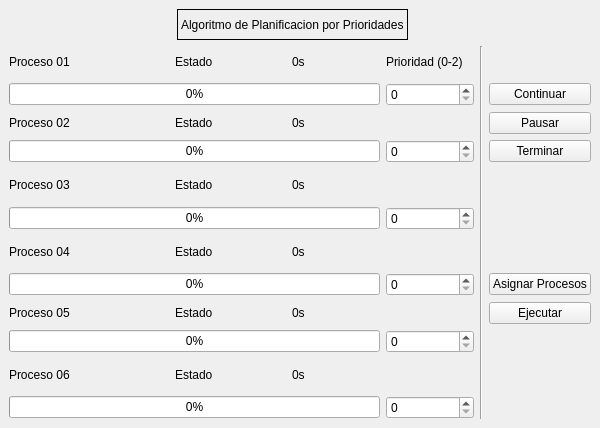
<?xml version="1.0" encoding="UTF-8"?>
<ui version="4.0">
 <class>MainWindow</class>
 <widget class="QMainWindow" name="MainWindow">
  <property name="geometry">
   <rect>
    <x>0</x>
    <y>0</y>
    <width>600</width>
    <height>428</height>
   </rect>
  </property>
  <property name="windowTitle">
   <string>Priority</string>
  </property>
  <widget class="QWidget" name="centralwidget">
   <layout class="QGridLayout" name="gridLayout">
    <item row="3" column="0" colspan="4">
     <widget class="QProgressBar" name="progressBar_p1">
      <property name="value">
       <number>0</number>
      </property>
     </widget>
    </item>
    <item row="4" column="0">
     <widget class="QLabel" name="label_p2">
      <property name="text">
       <string>Proceso 02</string>
      </property>
     </widget>
    </item>
    <item row="13" column="4">
     <widget class="QSpinBox" name="spinBox_p6">
      <property name="maximum">
       <number>2</number>
      </property>
     </widget>
    </item>
    <item row="8" column="1" colspan="2" alignment="Qt::AlignHCenter">
     <widget class="QLabel" name="label_status_p4">
      <property name="text">
       <string>Estado</string>
      </property>
     </widget>
    </item>
    <item row="3" column="4">
     <widget class="QSpinBox" name="spinBox_p1">
      <property name="maximum">
       <number>2</number>
      </property>
     </widget>
    </item>
    <item row="8" column="3">
     <widget class="QLabel" name="label_time_p4">
      <property name="text">
       <string>0s</string>
      </property>
     </widget>
    </item>
    <item row="6" column="0">
     <widget class="QLabel" name="label_p3">
      <property name="text">
       <string>Proceso 03</string>
      </property>
     </widget>
    </item>
    <item row="2" column="5" rowspan="12">
     <widget class="Line" name="line">
      <property name="orientation">
       <enum>Qt::Vertical</enum>
      </property>
     </widget>
    </item>
    <item row="4" column="6">
     <widget class="QPushButton" name="pushButton_pause">
      <property name="text">
       <string>Pausar</string>
      </property>
     </widget>
    </item>
    <item row="13" column="0" colspan="4">
     <widget class="QProgressBar" name="progressBar_p6">
      <property name="value">
       <number>0</number>
      </property>
     </widget>
    </item>
    <item row="10" column="1" colspan="2" alignment="Qt::AlignHCenter">
     <widget class="QLabel" name="label_status_p5">
      <property name="text">
       <string>Estado</string>
      </property>
     </widget>
    </item>
    <item row="12" column="1" colspan="2" alignment="Qt::AlignHCenter">
     <widget class="QLabel" name="label_status_p6">
      <property name="text">
       <string>Estado</string>
      </property>
     </widget>
    </item>
    <item row="10" column="3">
     <widget class="QLabel" name="label_time_p5">
      <property name="text">
       <string>0s</string>
      </property>
     </widget>
    </item>
    <item row="9" column="4">
     <widget class="QSpinBox" name="spinBox_p4">
      <property name="maximum">
       <number>2</number>
      </property>
     </widget>
    </item>
    <item row="11" column="4">
     <widget class="QSpinBox" name="spinBox_p5">
      <property name="maximum">
       <number>2</number>
      </property>
     </widget>
    </item>
    <item row="2" column="1" colspan="2" alignment="Qt::AlignHCenter">
     <widget class="QLabel" name="label_status_p1">
      <property name="text">
       <string>Estado</string>
      </property>
     </widget>
    </item>
    <item row="2" column="4">
     <widget class="QLabel" name="label_priority">
      <property name="text">
       <string>Prioridad (0-2)</string>
      </property>
     </widget>
    </item>
    <item row="10" column="6">
     <widget class="QPushButton" name="pushButton_execute">
      <property name="text">
       <string>Ejecutar</string>
      </property>
     </widget>
    </item>
    <item row="5" column="4">
     <widget class="QSpinBox" name="spinBox_p2">
      <property name="maximum">
       <number>2</number>
      </property>
     </widget>
    </item>
    <item row="5" column="6">
     <widget class="QPushButton" name="pushButton_finish">
      <property name="text">
       <string>Terminar</string>
      </property>
     </widget>
    </item>
    <item row="8" column="0">
     <widget class="QLabel" name="label_p4">
      <property name="text">
       <string>Proceso 04</string>
      </property>
     </widget>
    </item>
    <item row="6" column="1" colspan="2" alignment="Qt::AlignHCenter">
     <widget class="QLabel" name="label_status_p3">
      <property name="text">
       <string>Estado</string>
      </property>
     </widget>
    </item>
    <item row="7" column="0" colspan="4">
     <widget class="QProgressBar" name="progressBar_p3">
      <property name="value">
       <number>0</number>
      </property>
     </widget>
    </item>
    <item row="4" column="1" colspan="2" alignment="Qt::AlignHCenter">
     <widget class="QLabel" name="label_status_p2">
      <property name="text">
       <string>Estado</string>
      </property>
     </widget>
    </item>
    <item row="12" column="0">
     <widget class="QLabel" name="label_p6">
      <property name="text">
       <string>Proceso 06</string>
      </property>
     </widget>
    </item>
    <item row="2" column="3">
     <widget class="QLabel" name="label_time_p1">
      <property name="text">
       <string>0s</string>
      </property>
     </widget>
    </item>
    <item row="10" column="0">
     <widget class="QLabel" name="label_p5">
      <property name="text">
       <string>Proceso 05</string>
      </property>
     </widget>
    </item>
    <item row="4" column="3">
     <widget class="QLabel" name="label_time_p2">
      <property name="text">
       <string>0s</string>
      </property>
     </widget>
    </item>
    <item row="6" column="3">
     <widget class="QLabel" name="label_time_p3">
      <property name="text">
       <string>0s</string>
      </property>
     </widget>
    </item>
    <item row="2" column="0">
     <widget class="QLabel" name="label_p1">
      <property name="text">
       <string>Proceso 01</string>
      </property>
     </widget>
    </item>
    <item row="7" column="4">
     <widget class="QSpinBox" name="spinBox_p3">
      <property name="maximum">
       <number>2</number>
      </property>
     </widget>
    </item>
    <item row="12" column="3">
     <widget class="QLabel" name="label_time_p6">
      <property name="text">
       <string>0s</string>
      </property>
     </widget>
    </item>
    <item row="9" column="6">
     <widget class="QPushButton" name="pushButton_assign">
      <property name="text">
       <string>Asignar Procesos</string>
      </property>
     </widget>
    </item>
    <item row="11" column="0" colspan="4">
     <widget class="QProgressBar" name="progressBar_p5">
      <property name="value">
       <number>0</number>
      </property>
     </widget>
    </item>
    <item row="5" column="0" colspan="4">
     <widget class="QProgressBar" name="progressBar_p2">
      <property name="value">
       <number>0</number>
      </property>
     </widget>
    </item>
    <item row="9" column="0" colspan="4">
     <widget class="QProgressBar" name="progressBar_p4">
      <property name="value">
       <number>0</number>
      </property>
     </widget>
    </item>
    <item row="3" column="6">
     <widget class="QPushButton" name="pushButton_continue">
      <property name="text">
       <string>Continuar</string>
      </property>
     </widget>
    </item>
    <item row="1" column="1" colspan="5" alignment="Qt::AlignHCenter">
     <widget class="QLabel" name="label_title">
      <property name="styleSheet">
       <string notr="true"/>
      </property>
      <property name="frameShape">
       <enum>QFrame::Box</enum>
      </property>
      <property name="text">
       <string>Algoritmo de Planificacion por Prioridades</string>
      </property>
     </widget>
    </item>
   </layout>
  </widget>
 </widget>
 <resources/>
 <connections/>
</ui>
